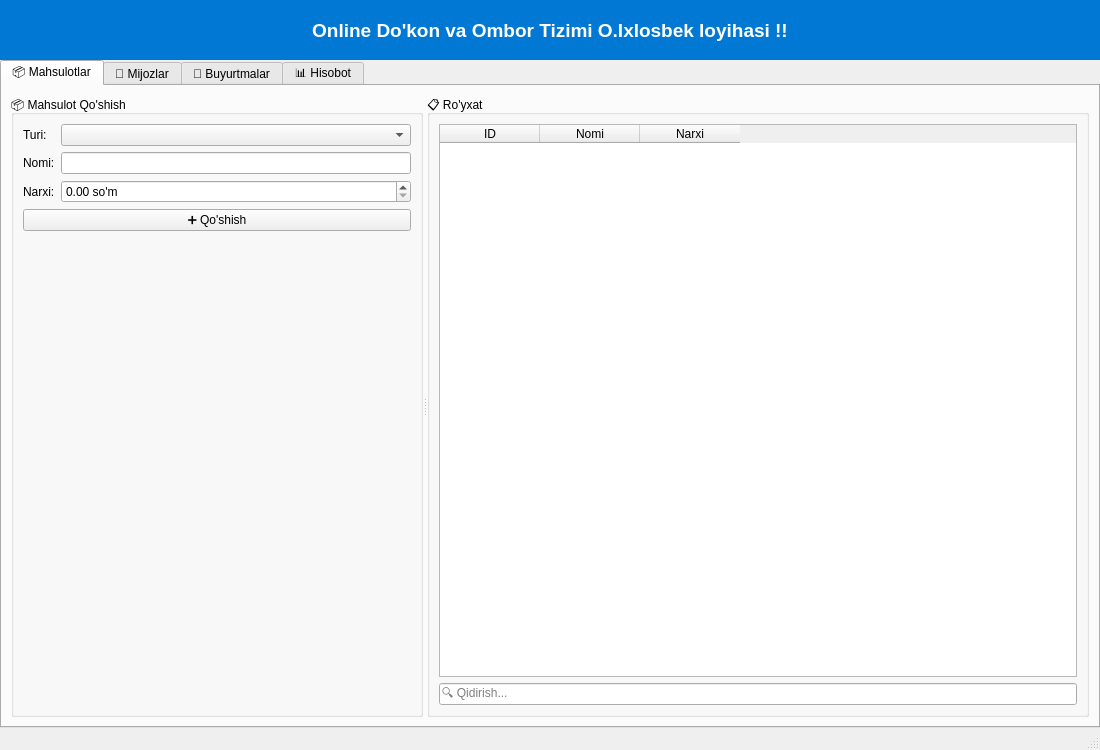
<?xml version="1.0" encoding="UTF-8"?>
<ui version="4.0">
 <class>MainWindow</class>
 <widget class="QMainWindow" name="MainWindow">
  <property name="geometry">
   <rect>
    <x>0</x>
    <y>0</y>
    <width>1100</width>
    <height>750</height>
   </rect>
  </property>
  <property name="windowTitle">
   <string>Online Do'kon va Ombor Tizimi</string>
  </property>
  <widget class="QWidget" name="centralWidget">
   <layout class="QVBoxLayout" name="verticalLayout">
    <property name="spacing">
     <number>0</number>
    </property>
    <property name="leftMargin">
     <number>0</number>
    </property>
    <property name="topMargin">
     <number>0</number>
    </property>
    <property name="rightMargin">
     <number>0</number>
    </property>
    <property name="bottomMargin">
     <number>0</number>
    </property>
    <item>
     <widget class="QWidget" name="header" native="true">
      <property name="minimumSize">
       <size>
        <width>0</width>
        <height>60</height>
       </size>
      </property>
      <property name="styleSheet">
       <string notr="true">background-color: #0078d4;</string>
      </property>
      <layout class="QHBoxLayout" name="horizontalLayout">
       <item>
        <widget class="QLabel" name="headerTitle">
         <property name="font">
          <font>
           <pointsize>14</pointsize>
           <weight>75</weight>
           <bold>true</bold>
          </font>
         </property>
         <property name="styleSheet">
          <string notr="true">color: white;</string>
         </property>
         <property name="text">
          <string>Online Do'kon va Ombor Tizimi O.Ixlosbek loyihasi !!</string>
         </property>
         <property name="alignment">
          <set>Qt::AlignCenter</set>
         </property>
        </widget>
       </item>
      </layout>
     </widget>
    </item>
    <item>
     <widget class="QTabWidget" name="tabWidget">
      <property name="currentIndex">
       <number>0</number>
      </property>
      <widget class="QWidget" name="tab_products">
       <attribute name="title">
        <string>📦 Mahsulotlar</string>
       </attribute>
       <layout class="QHBoxLayout" name="horizontalLayout_2">
        <item>
         <widget class="QSplitter" name="splitter">
          <property name="orientation">
           <enum>Qt::Horizontal</enum>
          </property>
          <widget class="QGroupBox" name="groupBox">
           <property name="title">
            <string>📦 Mahsulot Qo'shish</string>
           </property>
           <layout class="QVBoxLayout" name="verticalLayout_2">
            <item>
             <layout class="QFormLayout" name="formLayout">
              <item row="0" column="0">
               <widget class="QLabel" name="label">
                <property name="text">
                 <string>Turi:</string>
                </property>
               </widget>
              </item>
              <item row="0" column="1">
               <widget class="QComboBox" name="prodTypeCombo"/>
              </item>
              <item row="1" column="0">
               <widget class="QLabel" name="label_2">
                <property name="text">
                 <string>Nomi:</string>
                </property>
               </widget>
              </item>
              <item row="1" column="1">
               <widget class="QLineEdit" name="prodNameEdit"/>
              </item>
              <item row="2" column="0">
               <widget class="QLabel" name="label_3">
                <property name="text">
                 <string>Narxi:</string>
                </property>
               </widget>
              </item>
              <item row="2" column="1">
               <widget class="QDoubleSpinBox" name="prodPriceEdit">
                <property name="suffix">
                 <string> so'm</string>
                </property>
                <property name="maximum">
                 <double>999999999.990000009536743</double>
                </property>
               </widget>
              </item>
             </layout>
            </item>
            <item>
             <widget class="QPushButton" name="btnAddProduct">
              <property name="text">
               <string>➕ Qo'shish</string>
              </property>
             </widget>
            </item>
            <item>
             <spacer name="verticalSpacer">
              <property name="orientation">
               <enum>Qt::Vertical</enum>
              </property>
              <property name="sizeHint" stdset="0">
               <size>
                <width>20</width>
                <height>40</height>
               </size>
              </property>
             </spacer>
            </item>
           </layout>
          </widget>
          <widget class="QGroupBox" name="groupBox_2">
           <property name="title">
            <string>📋 Ro'yxat</string>
           </property>
           <layout class="QVBoxLayout" name="verticalLayout_3">
            <item>
             <widget class="QTableWidget" name="productTable">
              <column>
               <property name="text">
                <string>ID</string>
               </property>
              </column>
              <column>
               <property name="text">
                <string>Nomi</string>
               </property>
              </column>
              <column>
               <property name="text">
                <string>Narxi</string>
               </property>
              </column>
             </widget>
            </item>
            <item>
             <widget class="QLineEdit" name="prodSearchEdit">
              <property name="placeholderText">
               <string>🔍 Qidirish...</string>
              </property>
             </widget>
            </item>
           </layout>
          </widget>
         </widget>
        </item>
       </layout>
      </widget>
      <widget class="QWidget" name="tab_customers">
       <attribute name="title">
        <string>👥 Mijozlar</string>
       </attribute>
      </widget>
      <widget class="QWidget" name="tab_orders">
       <attribute name="title">
        <string>🛒 Buyurtmalar</string>
       </attribute>
      </widget>
      <widget class="QWidget" name="tab_report">
       <attribute name="title">
        <string>📊 Hisobot</string>
       </attribute>
      </widget>
     </widget>
    </item>
   </layout>
  </widget>
  <widget class="QStatusBar" name="statusBar"/>
 </widget>
 <resources/>
 <connections/>
</ui>
